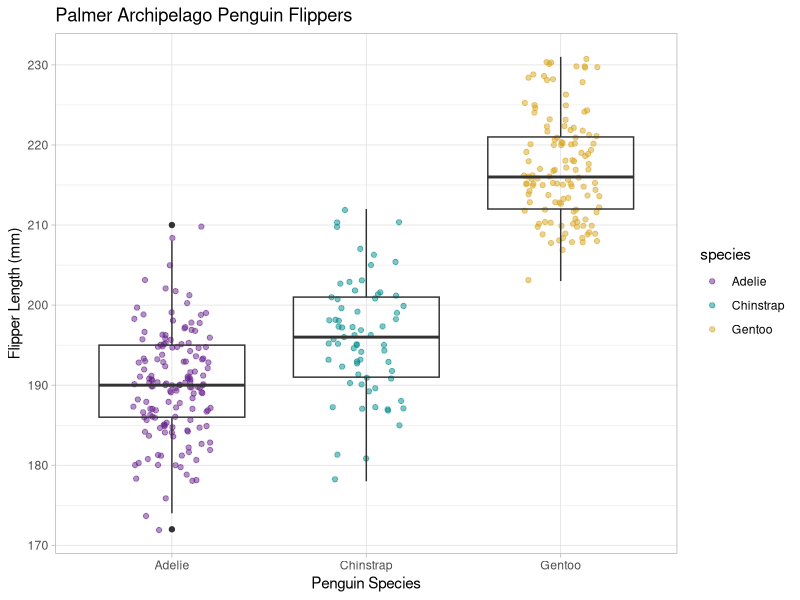
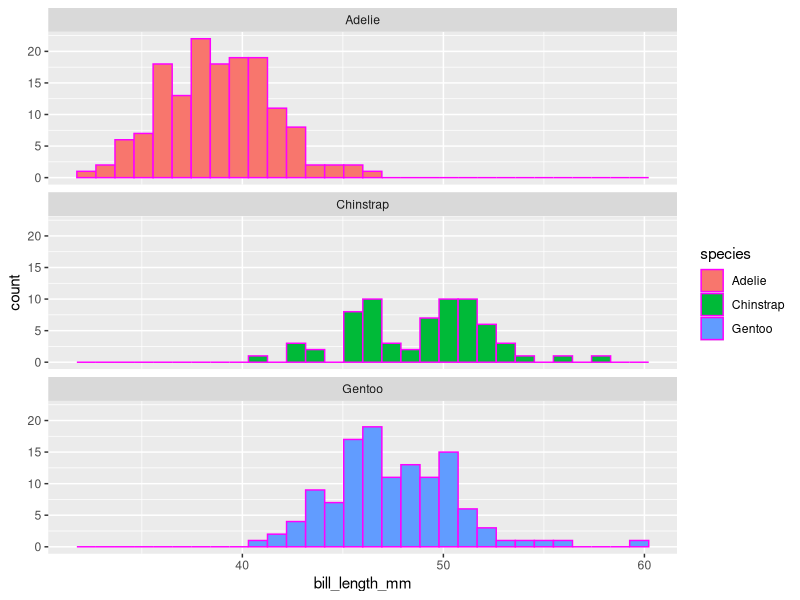

Write R code to recreate these figures, in order.
## ---- chunk 1
#| warning: false
#| echo: false

library(tidyverse)
library(palmerpenguins)
library(GGally)
library(skimr)
## ---- chunk 2
#| include: false

# tell me the column nmaes
names(penguins)

#tell me the dimensions?
dim(penguins)
#Can you show me the first six lines?
head(penguins)
#Can you show me the last 6 lines?
tail(penguins)
## ---- chunk 3
#| echo: false
2+10
## ---- chunk 4
#skim() produces a great overview of the data
skim(penguins)
## ---- chunk 5
#packagename:: will bring up all functions of a package
#GGally::ggpairs(penguins)
#commented out GGally:ggpairs so it renders faster
#might be useful to add #| warning: false
## ---- chunk 6
#| fig.cap = "figure caption"
ggplot(data = penguins, aes(x = species, y = flipper_length_mm)) + 
  geom_jitter(width = 0.2,
              alpha = 0.5,
              aes(color = species))+
  geom_boxplot(fill = NA) +
  theme_light() +
  scale_color_manual(values = c("darkorchid4", "cyan4", "goldenrod")) +
labs(x = "Penguin Species", y = "Flipper Length (mm)", 
     title = "Palmer Archipelago Penguin Flippers")
#remember the x and y in aes need to match the labels in the data frame
#remember I only need to put things within aes if I want my aesthetics to be variable-dependent
#adjusting width makes the dots in more column form, alpha = transparency of dots
#check day2 to see how to set font and dot sizes

## ---- chunk 7
ggplot(data = penguins, aes(x = bill_length_mm)) +
  geom_histogram(aes(fill = species), color = "magenta") +
  facet_wrap(~species, ncol = 1)

#color of polygons are changed with fill aesthetics, color of dots and lines are changed with color aesthetics
#global changes to your colors should be done outside of aes()
